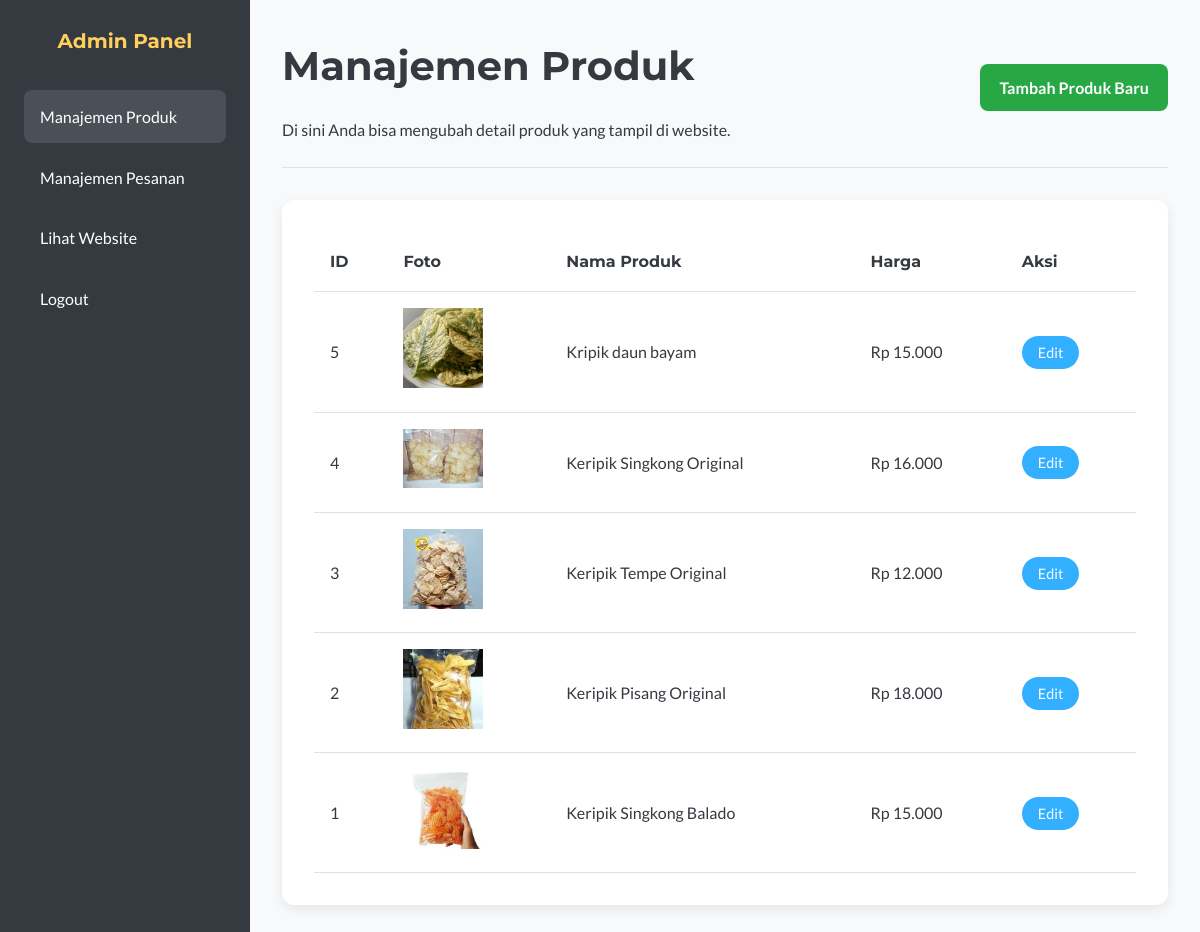
The app's page /admin/index.php (signed in) with its own data.
### tables this page shows
CREATE TABLE `products` (
  `id` int(11) NOT NULL,
  `name` varchar(255) NOT NULL,
  `description` text NOT NULL,
  `price` decimal(10,2) NOT NULL,
  `image` varchar(255) NOT NULL
);

### admin/index.php (the view, shortened to what this page needs)
<?php
include 'auth_check.php';
$result = mysqli_query($koneksi, "SELECT * FROM products ORDER BY id DESC");
?>
<!DOCTYPE html>
<html lang="id">
<head>
    <link rel="stylesheet" href="../style.css">
    <link rel="stylesheet" href="admin_style.css">
</head>
<body>
    <div class="admin-wrapper">
        <div class="admin-sidebar">
            <h3>Admin Panel</h3>
            <ul>
                <li><a href="index.php" class="active">Manajemen Produk</a></li>
                <li><a href="pesanan.php">Manajemen Pesanan</a></li>
                <li><a href="../index.php" target="_blank">Lihat Website</a></li>
                <li><a href="../logout.php">Logout</a></li>
            </ul>
        </div>
        <div class="admin-content">
            <div class="admin-header">
                <div>
                    <h2>Manajemen Produk</h2>
                    <p>Di sini Anda bisa mengubah detail produk yang tampil di website.</p>
                </div>
                <a href="tambah_produk.php" class="btn-add">Tambah Produk Baru</a>
            </div>
            <div class="table-container">
                <table>
                    <thead>
                        <tr>
                            <th>ID</th>
                            <th>Foto</th>
                            <th>Nama Produk</th>
                            <th>Harga</th>
                            <th>Aksi</th>
                        </tr>
                    </thead>
                    <tbody>
                        <?php while($row = mysqli_fetch_assoc($result)): ?>
                        <tr>
                            <td><?php echo $row['id']; ?></td>
                            <td><img src="../<?php echo htmlspecialchars($row['image']); ?>" alt="" width="80"></td>
                            <td><?php echo htmlspecialchars($row['name']); ?></td>
                            <td>Rp <?php echo number_format($row['price'], 0, ',', '.'); ?></td>
                            <td>
                                <a href="edit_produk.php?id=<?php echo $row['id']; ?>" class="btn-edit">Edit</a>
                            </td>
                        </tr>
                        <?php endwhile; ?>
                    </tbody>
                </table>
            </div>
        </div>
    </div>
</body>
</html>

### style.css (style rules this page uses)
:root { --color-primary: #FFD15C; --color-secondary: #33AFFF; --color-bg: #F8F9FA; --color-text: #343A40; --color-white: #FFFFFF; --color-border: #DEE2E6; --color-error: #dc3545; --color-success: #28a745; --font-heading: 'Montserrat', sans-serif; --font-body: 'Lato', sans-serif; --shadow-soft: 0 4px 12px rgba(0, 0, 0, 0.08); --shadow-strong: 0 8px 24px rgba(0, 0, 0, 0.12); --border-radius: 12px; }
* { box-sizing: border-box; margin: 0; padding: 0; }
body { font-family: var(--font-body); background-color: var(--color-bg); color: var(--color-text); line-height: 1.7; font-size: 16px; }
h1, h2, h3, h4, h5, h6 { font-family: var(--font-heading); font-weight: 700; color: var(--color-text); }
h2 { font-size: 2rem; margin-bottom: 1rem; text-align: center; }
h3 { font-size: 1.25rem; margin-bottom: 1rem; }
@media (min-width: 768px) { h2 { font-size: 2.5rem; } }

### admin/admin_style.css (style rules this page uses)
body { background-color: #f8f9fa; }
.admin-wrapper { display: flex; min-height: 100vh; }
.admin-sidebar { width: 250px; background-color: #343a40; color: #fff; padding: 1.5rem; }
.admin-sidebar h3 { color: #FFD15C; margin-bottom: 2rem; text-align: center; }
.admin-sidebar ul { list-style: none; padding: 0; }
.admin-sidebar ul li a { display: block; color: #fff; text-decoration: none; padding: 0.8rem 1rem; border-radius: 8px; margin-bottom: 0.5rem; transition: background-color 0.3s ease; }
.admin-sidebar ul li a:hover, .admin-sidebar ul li a.active { background-color: #495057; }
.admin-content { flex-grow: 1; padding: 2rem; }
.admin-header { display: flex; justify-content: space-between; align-items: center; padding-bottom: 1.5rem; border-bottom: 1px solid #dee2e6; margin-bottom: 2rem; }
.admin-header h2 { text-align: left; }
.btn-add { background-color: #28a745; color: #fff; padding: 0.6rem 1.2rem; border-radius: 8px; text-decoration: none; font-weight: 700; transition: background-color 0.3s ease; }
.table-container { background-color: #fff; padding: 2rem; border-radius: 12px; box-shadow: 0 4px 12px rgba(0, 0, 0, 0.08); }
.table-container table { width: 100%; border-collapse: collapse; }
.table-container th, .table-container td { padding: 1rem; text-align: left; border-bottom: 1px solid #dee2e6; }
.table-container th { font-family: 'Montserrat', sans-serif; }
.btn-edit { background-color: #33AFFF; color: #fff; padding: 0.5rem 1rem; border-radius: 50px; text-decoration: none; font-size: 0.9rem; transition: background-color 0.3s ease; }

### records on screen
products: id "5", image (picture), name "Kripik daun bayam", price "15.000"
products: id "4", image (picture), name "Keripik Singkong Original", price "16.000"
products: id "3", image (picture), name "Keripik Tempe Original", price "12.000"
products: id "2", image (picture), name "Keripik Pisang Original", price "18.000"
products: id "1", image (picture), name "Keripik Singkong Balado", price "15.000"
